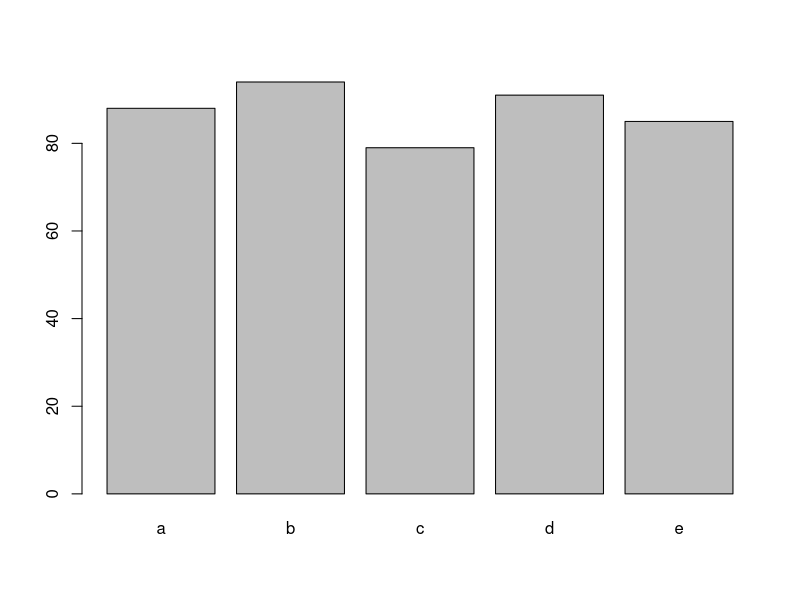

Here is the R script that generated this plot: (Note: this script raises an error after producing the figure.)
## ---- chunk 1
library(ggplot2)

## ---- chunk 2
# this is a comment
quiz1 <- 88 # this is how to assign a value to a name
quiz2 <- 94
quiz3 <- 79

quiz1

# averaging
(quiz1 + quiz2 + quiz3) / 3

mean(quiz1 + quiz2 + quiz3) # not correct! just adds everything up
mean(quiz1, quiz2, quiz3) # also wrong! only returns the first arg
mean(c(quiz1, quiz2, quiz3))

list <- c(quiz1, quiz2, quiz3)

mean(list)

average <- mean(list)

quiz3 <- 99
quiz3

average

list <- c(quiz1, quiz2, quiz3)
average <- mean(list)
average
round(average, 2)
## ---- chunk 3

scores <- c(88, 94, 79, 91, 85)
scores

mean(scores)
min(scores)
max(scores)
length(scores)

summary(scores)

students <- c("a", "b", "c", "d", "e")
students

# bar plot
barplot(scores, names.arg = students)
## ---- chunk 4

ggplot(data = grades_df, aes(x = student, y = score)) # just the foundation

## ---- chunk 5
